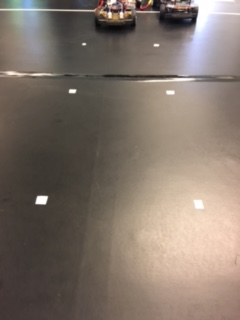
#> input picture src/assignment3/src/points.jpeg, 240 x 320 px, given in place of marker.png, which was not available
$ python 9-transform.py
#> lines starting #> are read from the running program, lines starting #| are printed output that depends on the picture; pictures that were not available may be replaced by others from this repository, and a replacement may not be noted
import cv2
import numpy as np
from matplotlib import pyplot as plt

px_size = 0,7 #mm

cv_image = cv2.imread('marker.png')
#> cv_image is the input picture: shape (320, 240, 3); mean B, G, R 106.6, 116.8, 129.8
street = cv2.imread('streetview.png')
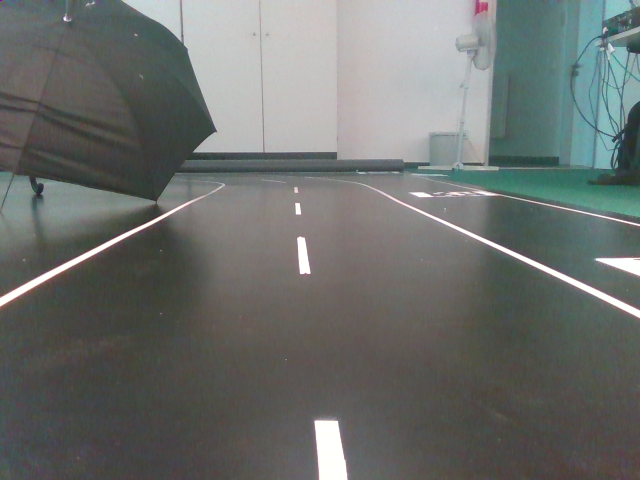
#> input picture src/assignment4/src/streetview.png, 640 x 480 px, found by its file name
#> street is the input picture: shape (480, 640, 3); mean B, G, R 108.7, 111.4, 107.9
ir = cv2.imread('image_ir.png')
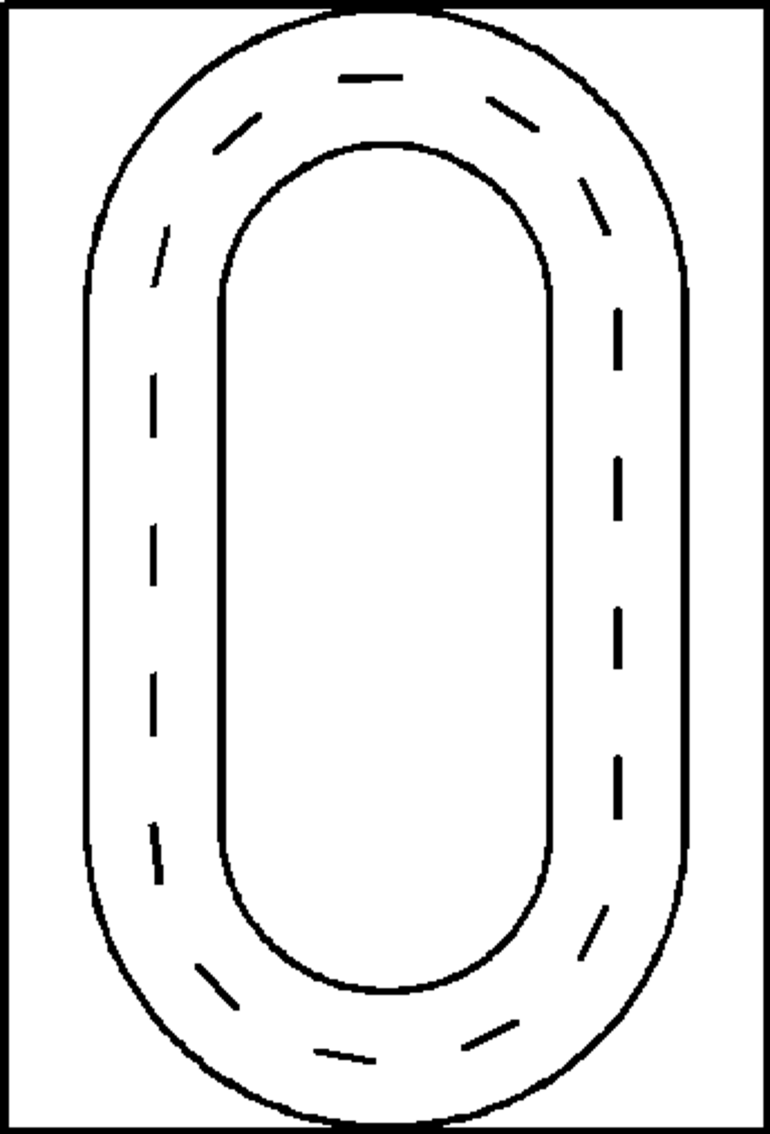
#> input picture src/map_publisher/map/fu_robotics_lab_map.jpg, 3850 x 5670 px, given in place of image_ir.png, which was not available (shown at 1/5 size)
#> ir is the input picture: shape (5670, 3850, 3); min 0, max 255, mean 232.8

img_pts = np.float32([
 [ 227,  377.],[ 418.,  377.],
 [  185.,  451.],[ 464.,  454.]
 ])
warp_pts = np.float32([[585.,1775],[864.,1775],[585.,2051.],[864.,2054.]])
pts2 = np.float32([[185,175],[464,175],[185,451],[464,454]])

M = cv2.getPerspectiveTransform(img_pts,warp_pts)

dst1 = cv2.warpPerspective(cv_image,M,(1040,2080))
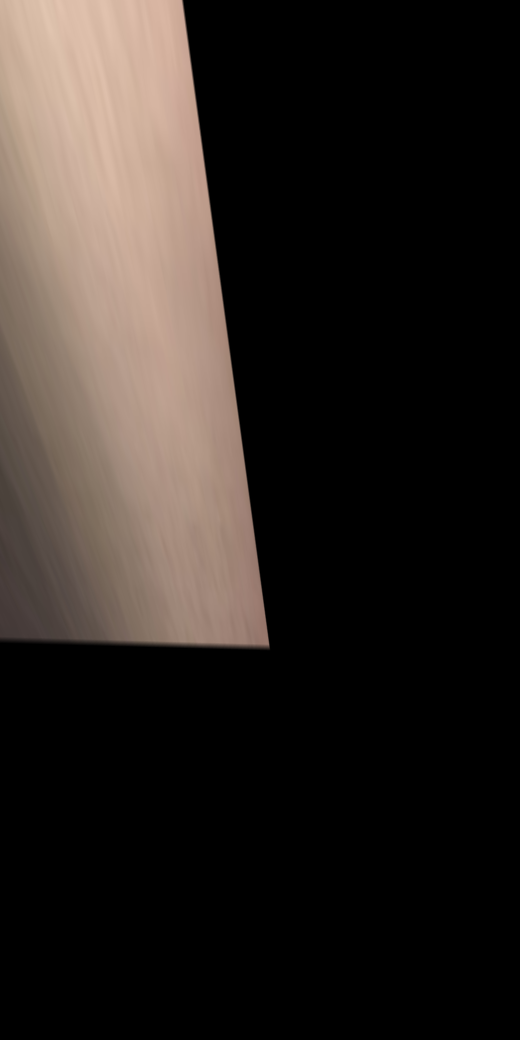
#> dst1: shape (2080, 1040, 3) (shown at 1/2 size); mean B, G, R 33.9, 38.1, 44.7
dst2 = cv2.warpPerspective(street,M,(1040,2080))
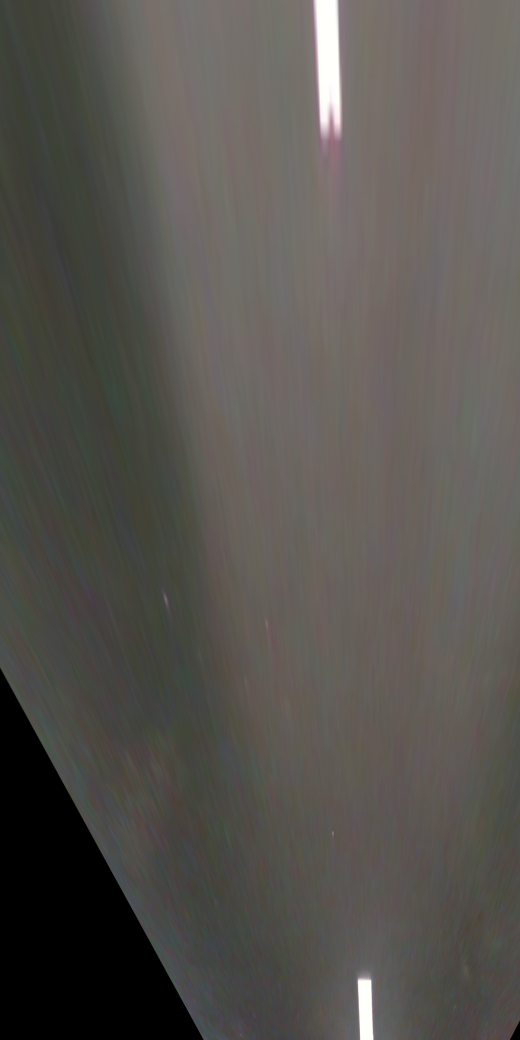
#> dst2: shape (2080, 1040, 3) (shown at 1/2 size); mean B, G, R 79, 83.6, 86.8

plt.subplot(121),plt.imshow(cv_image),plt.title('Input1')
plt.subplot(122),plt.imshow(dst1),plt.title('Output1')
#plt.subplot(121),plt.imshow(street),plt.title('Original')
#plt.subplot(122),plt.imshow(dst2),plt.title('Top down')

cv2.imwrite('transformed.png',dst1)
plt.show()
#> figure, not shown here; B, G, R data is drawn as R, G, B
